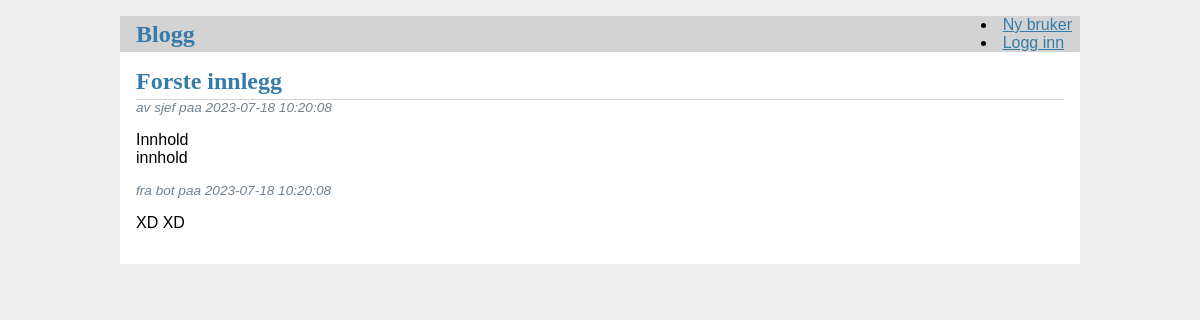
The page /1 on the database its author committed.
### tables this page shows
CREATE TABLE innlegg (
	id INTEGER PRIMARY KEY AUTOINCREMENT,
	tittel VARCHAR(20) NOT NULL,
	innhold VARCHAR(512),
	dato_postet TIMESTAMP NOT NULL DEFAULT CURRENT_TIMESTAMP,
	bruker_id INT NOT NULL,
	FOREIGN KEY (bruker_id) REFERENCES brukere(id)

);

CREATE TABLE brukere (
	id INTEGER PRIMARY KEY AUTOINCREMENT,
	brukernavn VARCHAR(20) UNIQUE NOT NULL,
	passord VARCHAR(50) NOT NULL,
	er_admin BOOLEAN DEFAULT 0
);

CREATE TABLE kommentar (
	id INTEGER PRIMARY KEY AUTOINCREMENT,
	innhold VARCHAR(100) NOT NULL,
	dato_postet TIMESTAMP NOT NULL DEFAULT CURRENT_TIMESTAMP,
	innlegg_id INT NOT NULL,
	bruker_id INT NOT NULL,
	FOREIGN KEY (innlegg_id) REFERENCES innlegg(id),
	FOREIGN KEY (bruker_id) REFERENCES burkere(id)
);

### blogg/blog.py (the view)
@bp.route("/<int:id>",methods=("GET",))
def show_post(id):
	post = get_post(id)
	comments = get_comments_from_post(id)
	if not post:
		return abort(404,f"Post {id} does not exist")
	return render_template("blog/show_post.html",post=post,comments=comments)

### backend/blog.py (called while the page is built)
def get_post(id):
    post = get_db().execute(
        "SELECT i.id,tittel,innhold,dato_postet,brukernavn,bruker_id "
        "FROM innlegg i JOIN brukere b ON bruker_id = b.id WHERE i.id = ?",
        (id,)).fetchone()
    return post

def get_comments_from_post(id):
    comments = get_db().execute(
        "SELECT k.id, innhold, dato_postet, innlegg_id,bruker_id, brukernavn "
        "FROM kommentar k JOIN brukere b on bruker_id = b.id WHERE innlegg_id = ?",
        (id,)).fetchall()
    return comments

### backend/db.py (called while the page is built)
def get_db():
	database = sqlite3.connect(path+"\\instance\\database.sqlite")
	database.row_factory = sqlite3.Row
	return database

### blogg/auth.py (called while the page is built)
@bp.before_app_request
def load_logged_in_user():
	user_id = session.get("user_id")
	if user_id is None:
		g.user = None
	else:
		g.user = get_user(user_id)
		if g.user == None:
			return abort(403)

### blogg/templates/blog/show_post.html (shortened to what this page needs)
{% extends "base.html" %}
{% block header %}
	<h1>{% block title %}{{post["tittel"]}}{% endblock %}</h1>
{% endblock %}
{% block content %}
	<article class="post">
		<header>
			<div>
				<div class="about">av {{post["brukernavn"]}} paa {{post["dato_postet"]}}</div>
			</div>
		</header>
		<p class="body">{{post["innhold"]}}</p>
	</article>
	{% for comment in comments %}
		<article class="post">
			<header>
				<div class="about">fra {{comment["brukernavn"]}} paa {{comment["dato_postet"]}}</div>
			</header>
			<p class="body">{{comment["innhold"]}}</p>
		</article>
	{% endfor %}
{% endblock %}

### blogg/static/style.css (style rules this page uses)
h1 { font-family: serif; color: #377ba8; margin: 1rem 0; }
.content > header h1 { flex: auto; margin: 1rem 0 0.25rem 0; }
.post > header { display: flex; align-items: flex-end; font-size: 0.85em; }
.post > header > div:first-of-type { flex: auto; }
.post .about { color: slategray; font-style: italic; }
.post .body { white-space: pre-line; }

### rows shown on the page
innlegg: tittel "Forste innlegg", dato_postet "2023-07-18 10:20:08", innhold "Innhold innhold"
brukere: brukernavn "sjef"
kommentar: brukernavn "bot", dato_postet "2023-07-18 10:20:08", innhold "XD XD"
